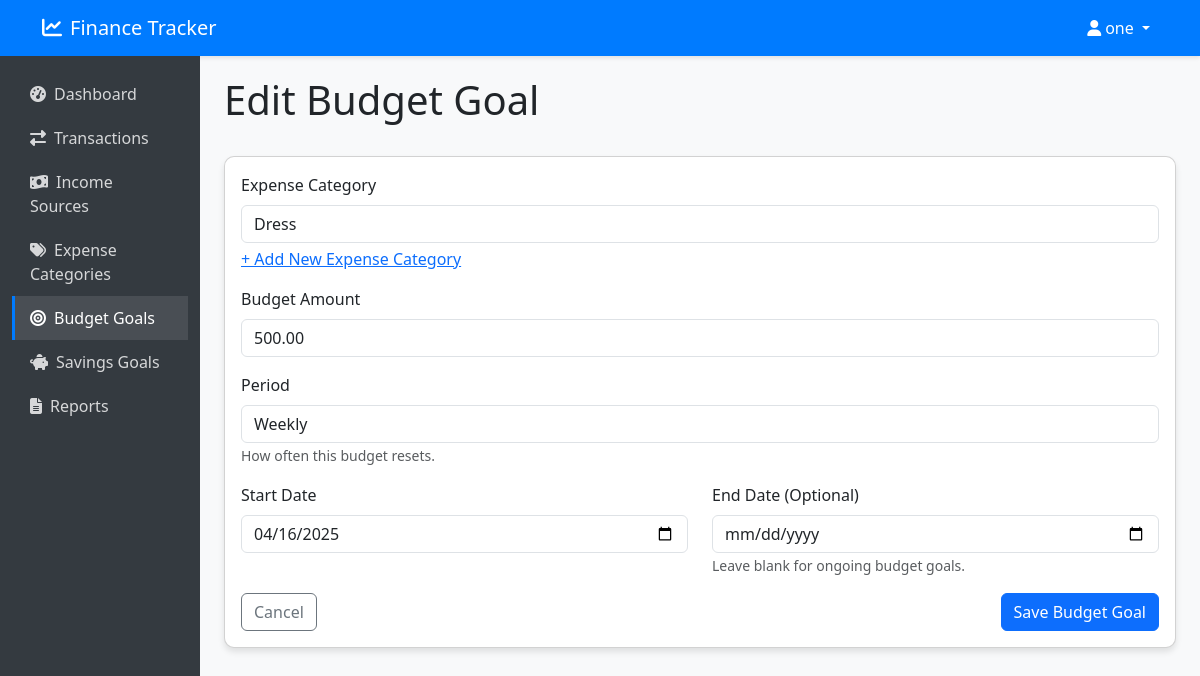
/dashboard/budget-goals/1/edit/ (signed in), run on the app's committed database.
### dashboard/models.py (models this page shows, shortened)
class BudgetGoal(models.Model):
    WEEKLY = 'weekly'
    MONTHLY = 'monthly'
    YEARLY = 'yearly'
    PERIOD_CHOICES = [
        (WEEKLY, 'Weekly'),
        (MONTHLY, 'Monthly'),
        (YEARLY, 'Yearly'),
    ]
    user = models.ForeignKey(User, on_delete=models.CASCADE, related_name='budget_goals')
    category = models.ForeignKey(ExpenseCategory, on_delete=models.CASCADE, related_name='budget_goals')
    amount = models.DecimalField(max_digits=10, decimal_places=2)
    period = models.CharField(max_length=10, choices=PERIOD_CHOICES, default=MONTHLY)
    start_date = models.DateField(default=timezone.now)
    end_date = models.DateField(null=True, blank=True)

### dashboard/views.py (the view)
# urls.py: path('budget-goals/<int:pk>/edit/', views.budget_goal_edit, name='budget_goal_edit'),
@login_required
def budget_goal_edit(request, pk):
    budget_goal = get_object_or_404(BudgetGoal, pk=pk, user=request.user)
    if request.method == 'POST':
        form = BudgetGoalForm(request.POST, instance=budget_goal, user=request.user)
        if form.is_valid():
            form.save()
            messages.success(request, 'Budget goal updated successfully!')
            return redirect('budget_goal_list')
    else:
        form = BudgetGoalForm(instance=budget_goal, user=request.user)
    return render(request, 'dashboard/budget_goal_form.html', {'form': form, 'budget_goal': budget_goal})

### dashboard/forms.py
class BudgetGoalForm(forms.ModelForm):
    class Meta:
        model = BudgetGoal
        fields = ['category', 'amount', 'period', 'start_date', 'end_date']
        widgets = {
            'category': forms.Select(attrs={'class': 'form-control'}),
            'amount': forms.NumberInput(attrs={'class': 'form-control', 'step': '0.01'}),
            'period': forms.Select(attrs={'class': 'form-control'}),
            'start_date': forms.DateInput(attrs={'class': 'form-control', 'type': 'date'}),
            'end_date': forms.DateInput(attrs={'class': 'form-control', 'type': 'date'}),
        }
    def __init__(self, *args, **kwargs):
        user = kwargs.pop('user', None)
        super().__init__(*args, **kwargs)
        if user:
            self.fields['category'].queryset = ExpenseCategory.objects.filter(user=user)

### transactions/models.py (called while the page is built)
    def __str__(self):
        return self.name

### templates/dashboard/budget_goal_form.html (shortened to what this page needs)
{% extends 'base.html' %}
{% block content %}
<div class="row mb-4">
    <div class="col-12">
        <h1>{% if budget_goal %}Edit Budget Goal{% else %}Add Budget Goal{% endif %}</h1>
    </div>
</div>
<div class="card">
    <div class="card-body">
        <form method="post">
            <div class="mb-3">
                <label for="{{ form.category.id_for_label }}" class="form-label">Expense Category</label>
                {{ form.category }}
                <div class="mt-1">
                    <a href="{% url 'expense_category_create' %}" target="_blank">+ Add New Expense Category</a>
                </div>
            </div>
            <div class="mb-3">
                <label for="{{ form.amount.id_for_label }}" class="form-label">Budget Amount</label>
                {{ form.amount }}
            </div>
            <div class="mb-3">
                <label for="{{ form.period.id_for_label }}" class="form-label">Period</label>
                {{ form.period }}
                <small class="text-muted">How often this budget resets.</small>
            </div>
            <div class="row mb-3">
                <div class="col-md-6">
                    <label for="{{ form.start_date.id_for_label }}" class="form-label">Start Date</label>
                    {{ form.start_date }}
                </div>
                <div class="col-md-6">
                    <label for="{{ form.end_date.id_for_label }}" class="form-label">End Date (Optional)</label>
                    {{ form.end_date }}
                    <small class="text-muted">Leave blank for ongoing budget goals.</small>
                </div>
            </div>
            <div class="d-flex justify-content-between">
                <a href="{% url 'budget_goal_list' %}" class="btn btn-outline-secondary">Cancel</a>
                <button type="submit" class="btn btn-primary">Save Budget Goal</button>
            </div>
        </form>
    </div>
</div>
{% endblock %}

### templates/base.html (shortened to what this page needs)
<!DOCTYPE html>
<html lang="en">
<head>
    <link href="https://cdn.jsdelivr.net/npm/bootstrap@5.3.0/dist/css/bootstrap.min.css" rel="stylesheet">
    <link rel="stylesheet" href="https://cdnjs.cloudflare.com/ajax/libs/font-awesome/6.4.0/css/all.min.css">
</head>
<body>
    <nav class="navbar navbar-expand-lg navbar-dark">
        <div class="container">
            <a class="navbar-brand" href="{% url 'dashboard' %}">
                <i class="fas fa-chart-line me-2"></i>Finance Tracker
            </a>
            <div class="collapse navbar-collapse" id="navbarNav">
                <ul class="navbar-nav ms-auto">
                    {% if user.is_authenticated %}
                        <li class="nav-item dropdown">
                            <a class="nav-link dropdown-toggle" href="#" id="navbarDropdown" role="button" data-bs-toggle="dropdown" aria-expanded="false">
                                <i class="fas fa-user me-1"></i>{{ user.username }}
                            </a>
                        </li>
                    {% endif %}
                </ul>
            </div>
        </div>
    </nav>
    <div class="container-fluid">
        <div class="row">
            {% if user.is_authenticated %}
                <div class="col-md-3 col-lg-2 d-md-block sidebar collapse">
                    <div class="position-sticky pt-3">
                        <ul class="nav flex-column">
                            <li class="nav-item">
                                <a class="sidebar-link {% if request.path == '/dashboard/' %}active{% endif %}" href="{% url 'dashboard' %}">
                                    <i class="fas fa-tachometer-alt me-2"></i>Dashboard
                                </a>
                            </li>
                            <li class="nav-item">
                                <a class="sidebar-link {% if '/transactions/' in request.path %}active{% endif %}" href="{% url 'transaction_list' %}">
                                    <i class="fas fa-exchange-alt me-2"></i>Transactions
                                </a>
                            </li>
                            <li class="nav-item">
                                <a class="sidebar-link {% if '/income-sources/' in request.path %}active{% endif %}" href="{% url 'income_source_list' %}">
                                    <i class="fas fa-money-bill-wave me-2"></i>Income Sources
                                </a>
                            </li>
                            <li class="nav-item">
                                <a class="sidebar-link {% if '/expense-categories/' in request.path %}active{% endif %}" href="{% url 'expense_category_list' %}">
                                    <i class="fas fa-tags me-2"></i>Expense Categories
                                </a>
                            </li>
                            <li class="nav-item">
                                <a class="sidebar-link {% if '/budget-goals/' in request.path %}active{% endif %}" href="{% url 'budget_goal_list' %}">
                                    <i class="fas fa-bullseye me-2"></i>Budget Goals
                                </a>
                            </li>
                            <li class="nav-item">
                                <a class="sidebar-link {% if '/savings-goals/' in request.path %}active{% endif %}" href="{% url 'savings_goal_list' %}">
                                    <i class="fas fa-piggy-bank me-2"></i>Savings Goals
                                </a>
                            </li>
                            <li class="nav-item">
                                <a class="sidebar-link {% if '/reports/' in request.path %}active{% endif %}" href="{% url 'generate_report' %}">
                                    <i class="fas fa-file-alt me-2"></i>Reports
                                </a>
                            </li>
                        </ul>
                    </div>
                </div>
                <div class="col-md-9 ms-sm-auto col-lg-10 px-md-4 content">
            {% else %}
                <div class="col-12 content">
            {% endif %}
                {% block content %}{% endblock %}
            </div>
        </div>
    </div>
</body>
</html>

### templates/base.html (style rules this page uses)
body { background-color: #f8f9fa; color: #212529; }
.navbar { background-color: #007bff; box-shadow: 0 2px 4px rgba(0, 0, 0, 0.1); }
.navbar-brand, .navbar-nav .nav-link { color: white; }
.card { border-radius: 10px; box-shadow: 0 4px 6px rgba(0, 0, 0, 0.1); margin-bottom: 20px; }
.sidebar { background-color: #343a40; min-height: calc(100vh - 56px); color: white; position: sticky; top: 56px; }
.sidebar-link { color: rgba(255, 255, 255, 0.8); text-decoration: none; display: block; padding: 10px 15px; border-left: 3px solid transparent; }
.sidebar-link.active { background-color: rgba(255, 255, 255, 0.1); color: white; border-left-color: #007bff; }
.content { padding: 20px; }

### data on the page
BudgetGoal: category "Dress", amount "500.00", period "Weekly", start_date "04/16/2025"

### other printed values
{{ user.username }} "one"
